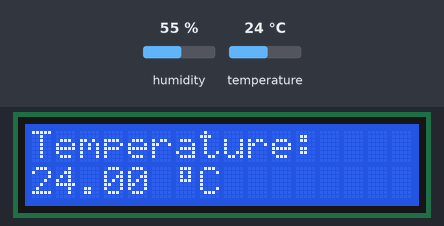
Simulated run of this sketch. Board: Arduino Uno, built with avr-gcc and run on an emulated ATmega328P. On the bench: 16×2 character LCD. The test bench sets the inputs (shaded band); at power-on: humidity 55 %, temperature 24 °C.

Above: at 1.2 s.
1.3 s: humidity set to 22 %
At 15.2 s:
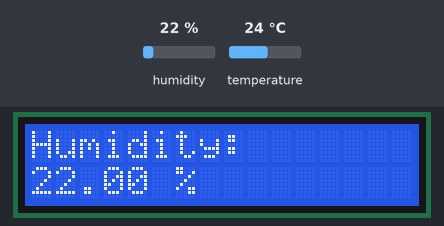
15.3 s: temperature set to 12 °C
At 21.4 s:
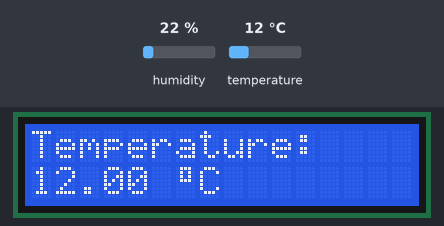
26.6 s: humidity set to 40 %
At 36.6 s:
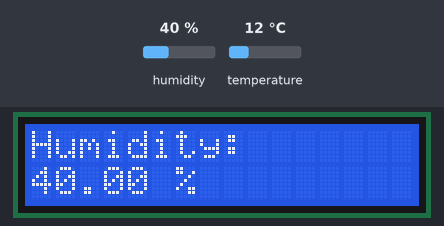
40.6 s: temperature set to 19 °C
At 51.5 s:
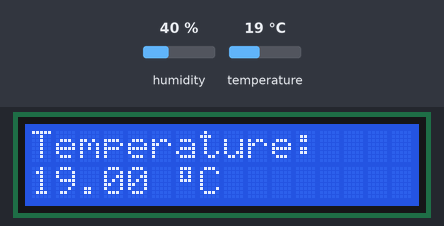
Timing chart, 0 to 52.7 s (numbered marks = the images above; inputs shaded):
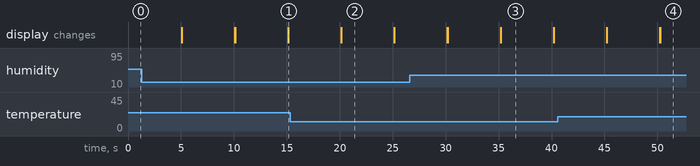

Measured:
- what the display in image 2 shows lasts 5.0 s, from 20.2 s to 25.2 s

The sketch:

weather_station.ino
```cpp
#include <DHT.h>
#include <LiquidCrystal.h>

#define DHTPIN A0
#define DHTTYPE DHT11

DHT dht(DHTPIN, DHTTYPE);
LiquidCrystal lcd(12, 11, 5, 4, 3, 2); // Pins for LCD

byte Degree[8] =
{
0b01110,
0b01010,
0b01010,
0b01110,
0b00000,
0b00000,
0b00000,
0b00000
}; // Custom symbol for degrees

void setup()
{
    dht.begin();
    lcd.begin(16, 2); // (columns, rows)
    lcd.createChar(0, Degree);
}

void loop()
{
    float humidity = dht.readHumidity();
    float temp = dht.readTemperature();

    lcd.setCursor(0, 0);
    lcd.print("Temperature:");
    lcd.setCursor(0, 1);
    lcd.print(temp);
    lcd.setCursor(6, 1);
    lcd.write(byte(0)); // Prints the degree symbol
    lcd.setCursor(7, 1);
    lcd.print("C");

    delay(5000); // Delay 5 seconds before displaying humidity reading
    lcd.clear();

    lcd.print("Humidity:");
    lcd.setCursor(0, 1);
    lcd.print(humidity);
    lcd.setCursor(6, 1);
    lcd.print("%");

    delay(5000); // Delay 5 seconds before displaying temperature reading again
    lcd.clear();
}
```
